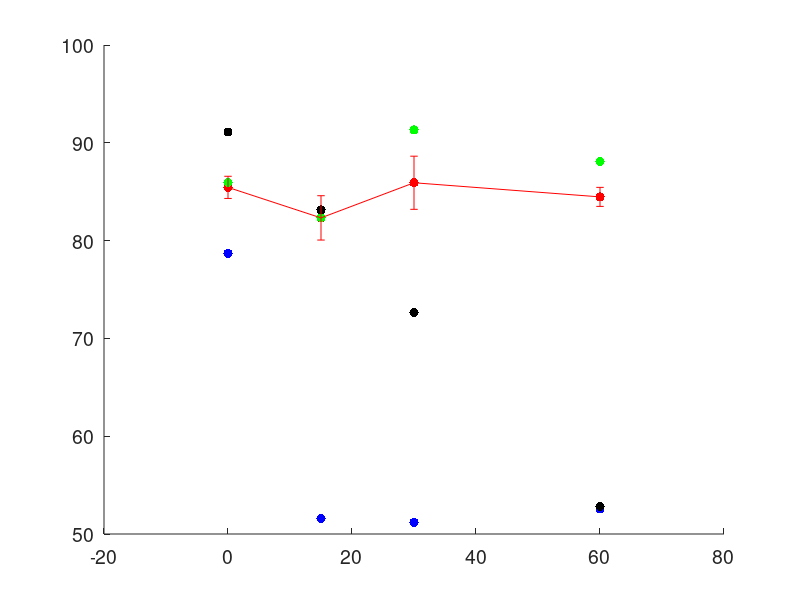

This figure's MATLAB source: (Note: this script raises an error after producing the figure.)
format compact, format short,
clear, clc, close all

load('HDPE_A_Data.mat');
load('PET_A_Data.mat');
load('PET_B_Data.mat');
load('PET_C_Data.mat');
load('PP_A_Data.mat');
load('PVC_A_Data.mat');
load('PVC_B_Data.mat');
load('Time_Data.mat');
Time = Time(1:4);

PET_0 = [PET_A_0', PET_B_0', PET_C_0'];
PET_15 = [PET_A_15', PET_B_15', PET_C_15'];
PET_30 = [PET_A_30', PET_B_30', PET_C_30'];
PET_60 = [PET_A_60', PET_B_60', PET_C_60'];

PET_0_MEAN = mean(PET_0);
PET_15_MEAN = mean(PET_15);
PET_30_MEAN = mean(PET_30);
PET_60_MEAN = mean(PET_60);

PET_0_STD = std(PET_0);
PET_15_STD = std(PET_15);
PET_30_STD = std(PET_30);
PET_60_STD = std(PET_60);

PET_MEAN = [PET_0_MEAN, PET_15_MEAN, PET_30_MEAN, PET_60_MEAN];
PET_STD = [PET_0_STD, PET_15_STD, PET_30_STD, PET_60_STD];


% This graph is the mean and std of all plastics at 0, 15, 30 60.

PLASTIC_MEAN_FIG = figure('DefaultAxesFontSize', 14);
hold on
plot(Time,MEAN_HDPE_A,'r.','MarkerSize',20,'LineWidth',2)
plot(Time,PET_MEAN,'b.','MarkerSize',20,'LineWidth',2)
plot(Time,MEAN_PP_A,'g.','MarkerSize',20,'LineWidth',2)
plot(Time,MEAN_PVC_A,'k.','MarkerSize',20,'LineWidth',2)
errorbar(Time,MEAN_HDPE_A,STD_HDPE_A,'r','LineWidth',2)
errorbar(Time,PET_MEAN,PET_STD,'b','LineWidth',2)
errorbar(Time,MEAN_PP_A,STD_PP_A,'g','LineWidth',2)
errorbar(Time,MEAN_PVC_A,STD_PVC_A,'k','LineWidth',2)
xlim([-1 61])
ylim([20 100])
ax = gca;
ax.XGrid = 'off';
ax.YGrid = 'on';
title('Average Contact Angle of UV-Weathered all Four Plastics')
xlabel('Time (Minutes)')
ylabel('Contact Angle (Degrees)')
legend('HDPE MEAN','PET MEAN','PP MEAN','PVC MEAN')
hold off

export_fig(PLASTIC_MEAN_FIG,'Average_Contact_Angle_of_UV-Weathered_PET_Plastic.jpg','-nocrop')
